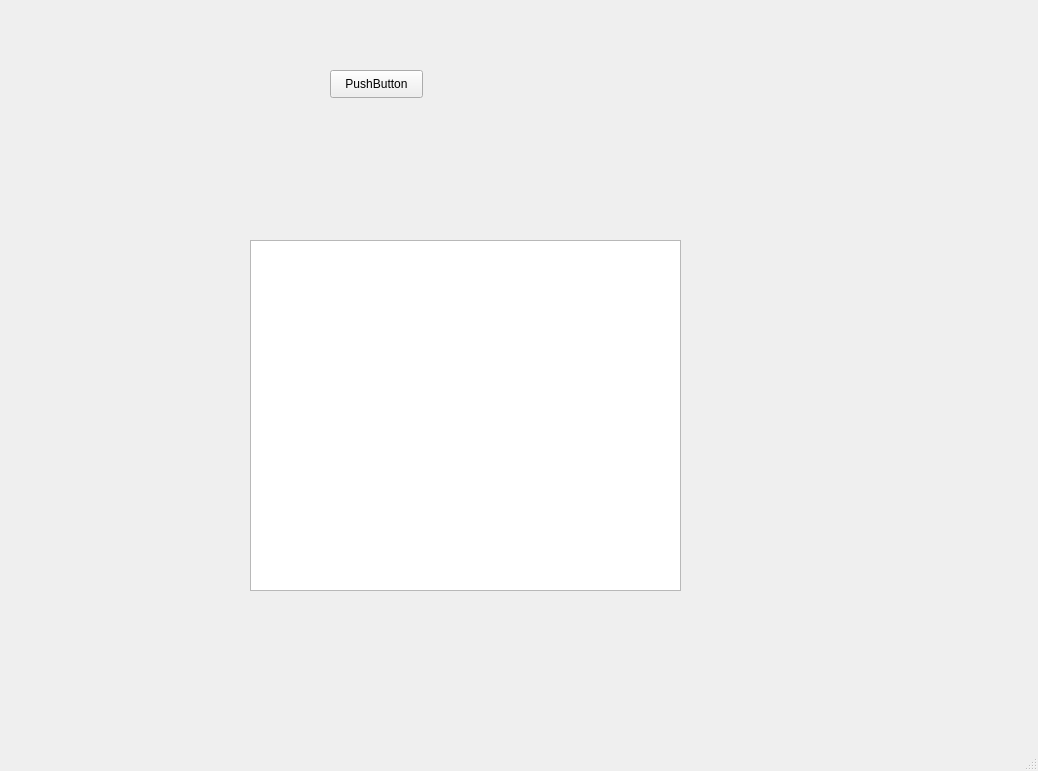
<?xml version="1.0" encoding="UTF-8"?>
<ui version="4.0">
 <class>MainWindow</class>
 <widget class="QMainWindow" name="MainWindow">
  <property name="geometry">
   <rect>
    <x>0</x>
    <y>0</y>
    <width>1038</width>
    <height>771</height>
   </rect>
  </property>
  <property name="windowTitle">
   <string>MainWindow</string>
  </property>
  <widget class="QWidget" name="centralwidget">
   <widget class="QPushButton" name="pushButton">
    <property name="geometry">
     <rect>
      <x>330</x>
      <y>70</y>
      <width>93</width>
      <height>28</height>
     </rect>
    </property>
    <property name="text">
     <string>PushButton</string>
    </property>
   </widget>
   <widget class="QTextBrowser" name="textBrowser">
    <property name="geometry">
     <rect>
      <x>250</x>
      <y>240</y>
      <width>431</width>
      <height>351</height>
     </rect>
    </property>
   </widget>
  </widget>
  <widget class="QMenuBar" name="menubar">
   <property name="geometry">
    <rect>
     <x>0</x>
     <y>0</y>
     <width>1038</width>
     <height>26</height>
    </rect>
   </property>
  </widget>
  <widget class="QStatusBar" name="statusbar"/>
 </widget>
 <resources/>
 <connections/>
</ui>
